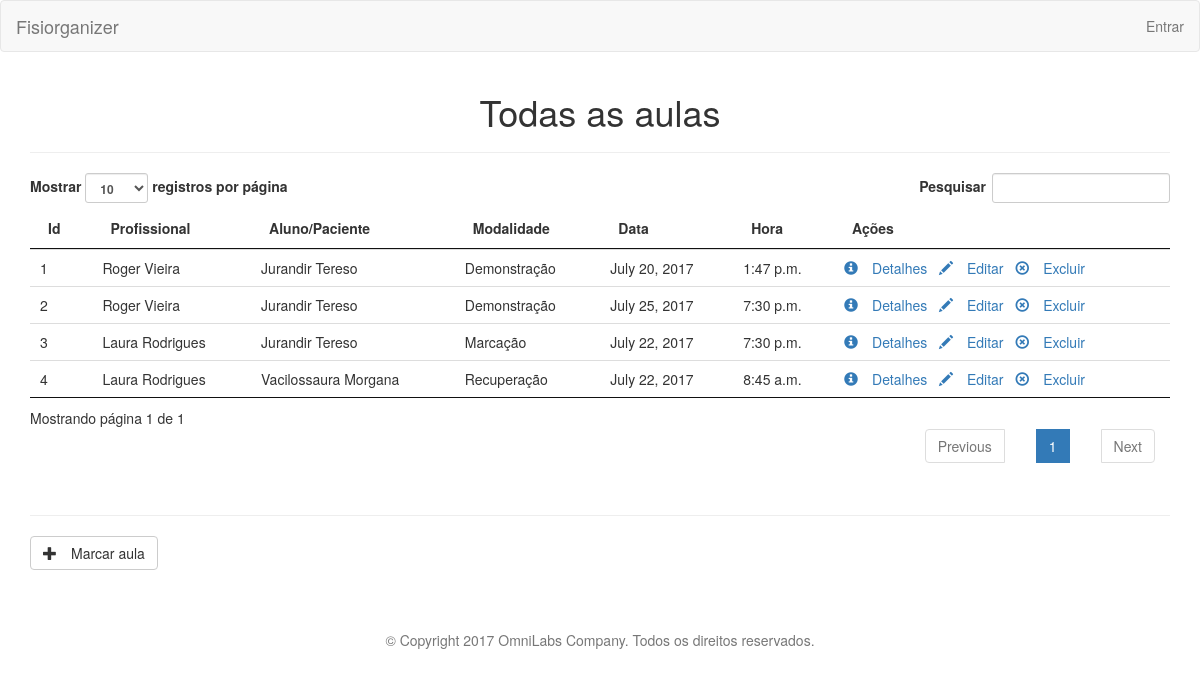
Page /session/list on the earlier database version.
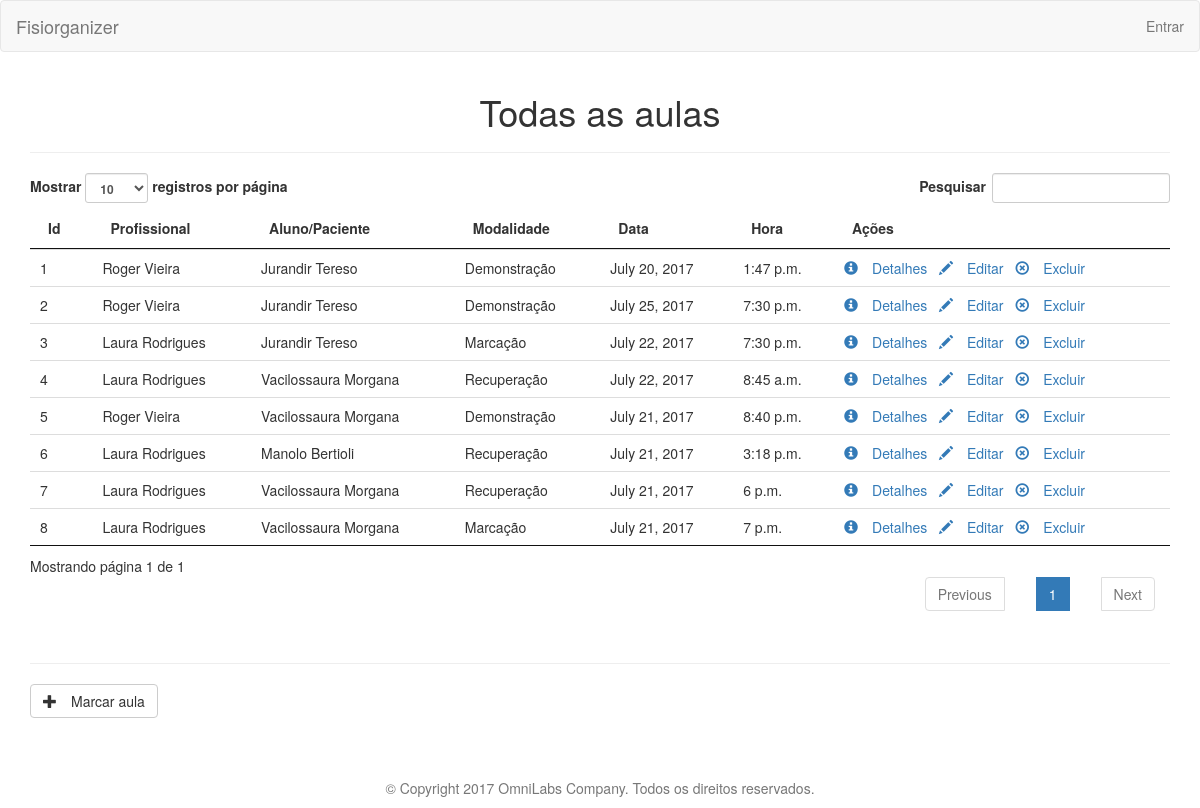
Same page on the later database version.
### Fisiorganizer_SITE/models.py (models this page shows, shortened)
class Session(models.Model):
    id = models.AutoField(primary_key=True)
    id_modality = models.ForeignKey(Modality)
    id_instructor = models.ForeignKey(User)
    id_customer = models.ForeignKey(Customer)
    date = models.DateField()
    time = models.TimeField()

class Customer(models.Model):
    id = models.AutoField(primary_key=True)
    name = models.CharField(max_length=100, blank=False, default='')
    address = models.CharField(max_length=150, blank=True)
    city = models.CharField(max_length=25)
    cellphone = models.PositiveIntegerField(blank=False, null=False)
    age = models.IntegerField(blank=False)
    details = models.TextField(max_length=500, blank=True)

class Modality(models.Model):
    id = models.AutoField(primary_key=True)
    name = models.CharField(max_length=150, blank=False)

### Fisiorganizer_SITE/controllers/session_controller.py (the view)
def list(request):
    sessions = Session.objects.all()
    return render(request, 'session/session_list.html', {'sessions': sessions})

### Fisiorganizer_SITE/templates/session/session_list.html (shortened to what this page needs)
{% extends "layout.html" %}
{% load widget_tweaks %}
{% load static %}
{% block content %}
<h1 class="text-center">Todas as aulas</h1>
<hr>
    <table id="customersTable" class="table">
        <thead>
        <tr>
            <th>Id</th>
            <th>Profissional</th>
            <th>Aluno/Paciente</th>
            <th>Modalidade</th>
            <th>Data</th>
            <th>Hora</th>
            <th>Ações</th>
        </tr>
        </thead>
        <tbody>
        {% for s in sessions %}
        <tr>
            <td>
                {{ s.id }}
            </td>
            <td>
                {{ s.id_instructor.first_name }} {{ s.id_instructor.last_name }}
            </td>
            <td>
                {{ s.id_customer.name }}
            </td>
            <td>
                {{ s.id_modality.name }}
            </td>
            <td>
                {{ s.date }}
            </td>
           <td>
                {{ s.time }}
            </td>
            <td>
                <a href="{% url 'session_details' id=s.id %}" class="" role="button">
                    <span class="glyphicon glyphicon-info-sign" aria-hidden="true">&nbsp;</span>Detalhes
                </a>
                <span>&nbsp;</span>
                <a href="{% url 'session_edit' id=s.id %}" class="" role="button">
                    <span class="glyphicon glyphicon-pencil" aria-hidden="true">&nbsp;</span>Editar
                </a>
                <span>&nbsp;</span>
                <a class="" role="button" name="delete" data-id="{{ s.id }}">
                    <span class="glyphicon glyphicon-remove-circle" aria-hidden="true">&nbsp;</span>Excluir
                </a>
            </td>
        </tr>
        {% endfor %}
        </tbody>
    </table>
<hr>
    <a href="{% url 'session_create' %}" id="id_add_session" class="btn btn-default" role="button">
        <span class="glyphicon glyphicon-plus" aria-hidden="true">&nbsp;</span>Marcar aula
    </a>
{% endblock %}

### Fisiorganizer_SITE/templates/layout.html (shortened to what this page needs)
<!DOCTYPE html>
<html lang="en">
<head>
    {% load static %}
    <link rel="stylesheet" href="{% static '/css/bootstrap.min.css' %}">
    <link rel="stylesheet" href="{% static '/css/jquery.dataTables.min.css' %}">
</head>
<body>
<nav class="navbar navbar-default">
    <div class="container-fluid">
        <div class="navbar-header">
            <a class="navbar-brand" href="{% url 'index' %}">Fisiorganizer</a>
        </div>
            {% if not user.is_authenticated %}
<ul class="nav navbar-nav navbar-right">
        <li><a href="{% url 'account_login' %}">Entrar</a></li>
            {% endif %}
        </div>
</nav>
<div class="container">
    {% block content %}{% endblock %}
</div>
<br>
<br>
<br>
<footer>
    <p class="text-center text-muted">© Copyright 2017 OmniLabs Company. Todos os direitos reservados.</p>
</footer>
</body>
</html>

Differences in the rows shown:
added Session: id "5", id_instructor.first_name "Roger", id_instructor.last_name "Vieira", id_customer.name "Vacilossaura Morgana", id_modality.name "Demonstração", date "July 21, 2017", time "8:40 p.m."
added Session: id "6", id_instructor.first_name "Laura", id_instructor.last_name "Rodrigues", id_customer.name "Manolo Bertioli", id_modality.name "Recuperação", date "July 21, 2017", time "3:18 p.m."
added Session: id "7", id_instructor.first_name "Laura", id_instructor.last_name "Rodrigues", id_customer.name "Vacilossaura Morgana", id_modality.name "Recuperação", date "July 21, 2017", time "6 p.m."
added Session: id "8", id_instructor.first_name "Laura", id_instructor.last_name "Rodrigues", id_customer.name "Vacilossaura Morgana", id_modality.name "Marcação", date "July 21, 2017", time "7 p.m."
